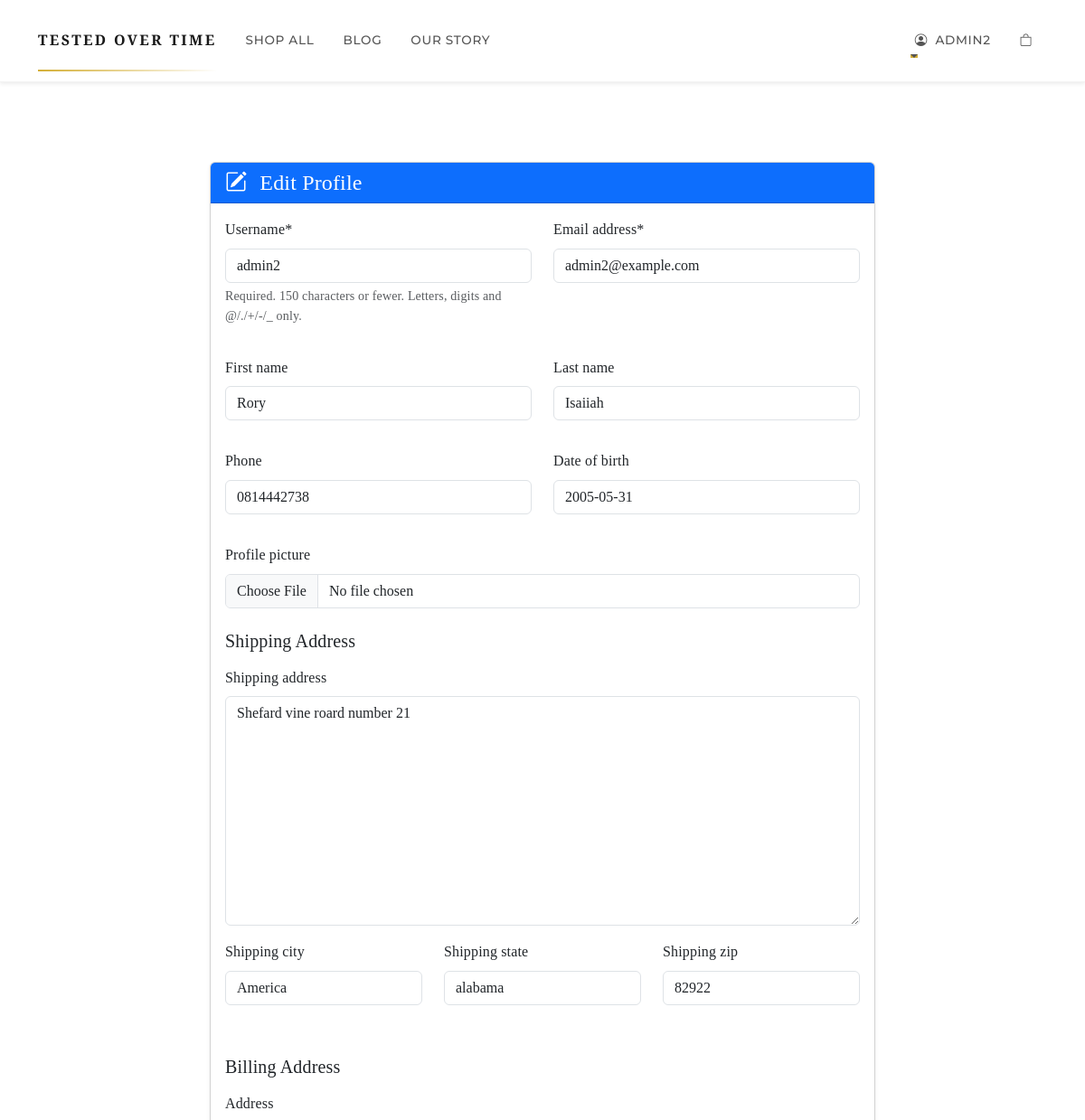
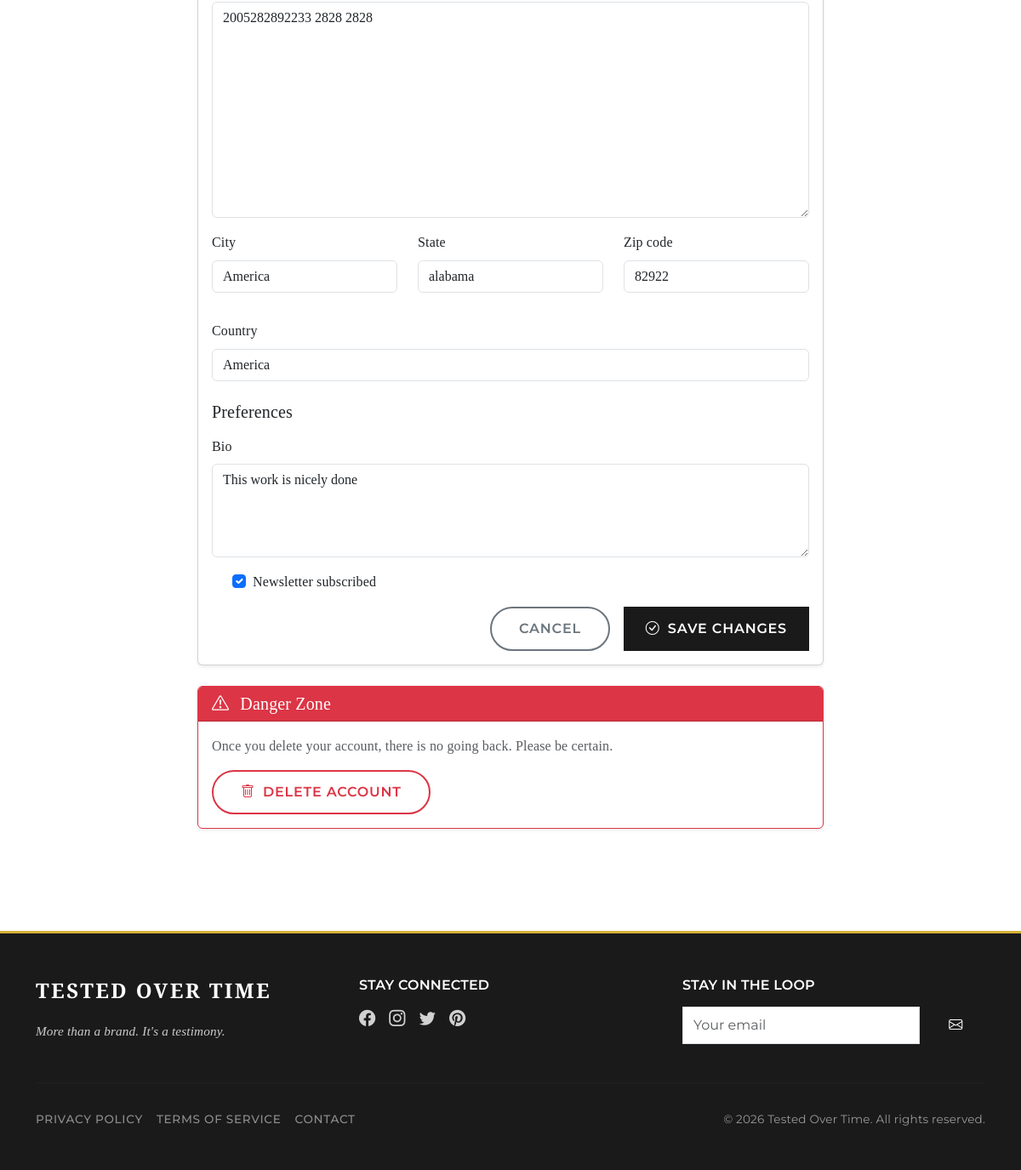
Page /accounts/profile/edit/ (signed in) on the committed database (2 pictures, top to bottom).
### accounts/models.py (models this page shows, shortened)
class CustomUser(AbstractUser):
    email = models.EmailField(_('email address'), unique=True)
    phone = models.CharField(max_length=20, blank=True)
    address = models.TextField(blank=True)
    city = models.CharField(max_length=100, blank=True)
    state = models.CharField(max_length=100, blank=True)
    zip_code = models.CharField(max_length=20, blank=True)
    country = models.CharField(max_length=100, blank=True)
    profile_picture = models.ImageField(upload_to='profile_pics/', blank=True)
    date_of_birth = models.DateField(null=True, blank=True)
    shipping_address = models.TextField(blank=True)
    shipping_city = models.CharField(max_length=100, blank=True)
    shipping_state = models.CharField(max_length=100, blank=True)
    shipping_zip = models.CharField(max_length=20, blank=True)
    newsletter_subscribed = models.BooleanField(default=True)
    created_at = models.DateTimeField(auto_now_add=True)
    updated_at = models.DateTimeField(auto_now=True)
    class Meta:
        verbose_name = 'User'
        verbose_name_plural = 'Users'

class UserProfile(models.Model):
    user = models.OneToOneField(CustomUser, on_delete=models.CASCADE, related_name='profile')
    bio = models.TextField(blank=True)
    preferences = models.JSONField(default=dict, blank=True)
    wishlist = models.ManyToManyField('shop.Product', blank=True, related_name='wishlisted_by')

### accounts/views.py (the view)
# urls.py: path('profile/edit/', views.profile_edit, name='profile_edit'),
@login_required
def profile_edit(request):
    if request.method == 'POST':
        user_form = CustomUserChangeForm(request.POST, instance=request.user)
        profile_form = UserProfileForm(request.POST, request.FILES, instance=request.user.profile)
        if user_form.is_valid() and profile_form.is_valid():
            user_form.save()
            profile_form.save()
            messages.success(request, "Profile updated successfully!")
            return redirect('accounts:profile')
    else:
        user_form = CustomUserChangeForm(instance=request.user)
        profile_form = UserProfileForm(instance=request.user.profile)
    return render(request, 'accounts/profile_edit.html', {
        'user_form': user_form,
        'profile_form': profile_form
    })

### accounts/forms.py
class CustomUserChangeForm(UserChangeForm):
    class Meta:
        model = CustomUser
        fields = ('username', 'email', 'first_name', 'last_name', 'phone',
                 'address', 'city', 'state', 'zip_code', 'country',
                 'profile_picture', 'date_of_birth', 'shipping_address',
                 'shipping_city', 'shipping_state', 'shipping_zip',
                 'newsletter_subscribed')

class UserProfileForm(forms.ModelForm):
    class Meta:
        model = UserProfile
        fields = ('bio', 'preferences')
        widgets = {
            'bio': forms.Textarea(attrs={'rows': 4}),
        }

### templates/accounts/profile_edit.html (shortened to what this page needs)
{% extends 'base.html' %}
{% load crispy_forms_tags %}
{% block content %}
<div class="container py-5">
    <div class="row">
        <div class="col-lg-8 mx-auto">
            <div class="card shadow-sm">
                <div class="card-header bg-primary text-white">
                    <h4 class="mb-0"><i class="bi bi-pencil-square me-2"></i> Edit Profile</h4>
                </div>
                <div class="card-body">
                    <form method="post" enctype="multipart/form-data" novalidate>
                        <div class="row">
                            <div class="col-md-6 mb-3">
                                {{ user_form.username|as_crispy_field }}
                            </div>
                            <div class="col-md-6 mb-3">
                                {{ user_form.email|as_crispy_field }}
                            </div>
                        </div>
                        <div class="row">
                            <div class="col-md-6 mb-3">
                                {{ user_form.first_name|as_crispy_field }}
                            </div>
                            <div class="col-md-6 mb-3">
                                {{ user_form.last_name|as_crispy_field }}
                            </div>
                        </div>
                        <div class="row">
                            <div class="col-md-6 mb-3">
                                {{ user_form.phone|as_crispy_field }}
                            </div>
                            <div class="col-md-6 mb-3">
                                {{ user_form.date_of_birth|as_crispy_field }}
                            </div>
                        </div>
                        <div class="mb-3">
                            {{ user_form.profile_picture|as_crispy_field }}
                        </div>
                        <h5 class="mt-4 mb-3">Shipping Address</h5>
                        <div class="mb-3">
                            {{ user_form.shipping_address|as_crispy_field }}
                        </div>
                        <div class="row">
                            <div class="col-md-4 mb-3">
                                {{ user_form.shipping_city|as_crispy_field }}
                            </div>
                            <div class="col-md-4 mb-3">
                                {{ user_form.shipping_state|as_crispy_field }}
                            </div>
                            <div class="col-md-4 mb-3">
                                {{ user_form.shipping_zip|as_crispy_field }}
                            </div>
                        </div>
                        <h5 class="mt-4 mb-3">Billing Address</h5>
                        <div class="mb-3">
                            {{ user_form.address|as_crispy_field }}
                        </div>
                        <div class="row">
                            <div class="col-md-4 mb-3">
                                {{ user_form.city|as_crispy_field }}
                            </div>
                            <div class="col-md-4 mb-3">
                                {{ user_form.state|as_crispy_field }}
                            </div>
                            <div class="col-md-4 mb-3">
                                {{ user_form.zip_code|as_crispy_field }}
                            </div>
                        </div>
                        <div class="mb-3">
                            {{ user_form.country|as_crispy_field }}
                        </div>
                        <h5 class="mt-4 mb-3">Preferences</h5>
                        <div class="mb-3">
                            {{ profile_form.bio|as_crispy_field }}
                        </div>
                        <div class="mb-3 form-check">
                            {{ user_form.newsletter_subscribed|as_crispy_field }}
                        </div>
                        <div class="d-grid gap-2 d-md-flex justify-content-md-end">
                            <a href="{% url 'accounts:profile' %}" class="btn btn-outline-secondary me-md-2">
                                Cancel
                            </a>
                            <button type="submit" class="btn btn-primary">
                                <i class="bi bi-check-circle me-1"></i> Save Changes
                            </button>
                        </div>
                    </form>
                </div>
            </div>
            <div class="card shadow-sm mt-4 border-danger">
                <div class="card-header bg-danger text-white">
                    <h5 class="mb-0"><i class="bi bi-exclamation-triangle me-2"></i> Danger Zone</h5>
                </div>
                <div class="card-body">
                    <p class="text-muted mb-3">Once you delete your account, there is no going back. Please be certain.</p>
                    <button type="button" class="btn btn-outline-danger" data-bs-toggle="modal" data-bs-target="#deleteAccountModal">
                        <i class="bi bi-trash me-1"></i> Delete Account
                    </button>
                </div>
            </div>
        </div>
    </div>
</div>
{% endblock %}

### templates/base.html (shortened to what this page needs)
{% load crispy_forms_tags %}
<!DOCTYPE html>
<html lang="en">
<head>
    <link href="https://cdn.jsdelivr.net/npm/bootstrap@5.3.0/dist/css/bootstrap.min.css" rel="stylesheet">
    <link rel="stylesheet" href="https://cdn.jsdelivr.net/npm/bootstrap-icons@1.10.0/font/bootstrap-icons.css">
<link rel="stylesheet" href="https://cdnjs.cloudflare.com/ajax/libs/font-awesome/6.4.0/css/all.min.css">
    {% load static %}
    <link rel="stylesheet" href="{% static 'css/style.css' %}">
</head>
<body>
    <nav class="navbar navbar-expand-lg navbar-light bg-white shadow-sm py-3">
        <div class="container">
            <a class="navbar-brand brand-logo fw-bold" href="{% url 'shop:home' %}">
                TESTED OVER TIME
            </a>
            <div class="collapse navbar-collapse" id="navbarNav">
                <ul class="navbar-nav me-auto">
                    <li class="nav-item">
                        <a class="nav-link mx-2" href="{% url 'shop:product_list' %}">Shop All</a>
                    </li>
                    <li class="nav-item">
                        <a class="nav-link mx-2" href="#">Blog</a>
                    </li>
                    <li class="nav-item">
                        <a class="nav-link mx-2" href="#">Our Story</a>
                    </li>
                </ul>
                <ul class="navbar-nav ms-auto align-items-center">
                    {% if user.is_authenticated %}
                    <li class="nav-item dropdown">
                        <a class="nav-link dropdown-toggle mx-2" href="#" role="button" data-bs-toggle="dropdown">
                            <i class="bi bi-person-circle me-1"></i> {{ user.username }}
                        </a>
                    </li>
                    {% endif %}
                    <li class="nav-item">
                        <a class="nav-link mx-2 position-relative" href="{% url 'shop:cart_detail' %}">
                            <i class="bi bi-bag"></i>
                        </a>
                    </li>
                </ul>
            </div>
        </div>
    </nav>
    <main class="py-4">
        {% block content %}{% endblock %}
    </main>
    <footer class="py-5 mt-5">
        <div class="container">
            <div class="row align-items-center">
                <div class="col-lg-4 mb-4 mb-lg-0">
                    <div class="footer-brand">TESTED OVER TIME</div>
                    <p class="footer-tagline">More than a brand. It's a testimony.</p>
                </div>
                <div class="col-lg-8">
                    <div class="row">
                        <div class="col-md-6 mb-4">
                            <h6 class="text-uppercase mb-3" style="font-family: var(--font-support); color: #fff; font-weight: 600;">Stay Connected</h6>
                            <div class="d-flex gap-3">
                                <a href="#" class="social-icon">
                                    <i class="bi bi-facebook"></i>
                                </a>
                                <a href="#" class="social-icon">
                                    <i class="bi bi-instagram"></i>
                                </a>
                                <a href="#" class="social-icon">
                                    <i class="bi bi-twitter"></i>
                                </a>
                                <a href="#" class="social-icon">
                                    <i class="bi bi-pinterest"></i>
                                </a>
                            </div>
                        </div>
                        <div class="col-md-6">
                            <h6 class="text-uppercase mb-3" style="font-family: var(--font-support); color: #fff; font-weight: 600;">Stay in the Loop</h6>
                            <form class="d-flex">
                                <input type="email" class="form-control rounded-0" placeholder="Your email" style="font-family: var(--font-support);">
                                <button class="btn btn-primary rounded-0 ms-2" type="submit">
                                    <i class="bi bi-envelope"></i>
                                </button>
                            </form>
                        </div>
                    </div>
                </div>
            </div>
            <hr class="footer-divider">
            <div class="row">
                <div class="col-md-6 mb-3 mb-md-0">
                    <ul class="nav" style="font-family: var(--font-support); font-size: 0.85rem;">
                        <li class="nav-item me-3">
                            <a class="nav-link p-0 text-white-50" href="#">Privacy Policy</a>
                        </li>
                        <li class="nav-item me-3">
                            <a class="nav-link p-0 text-white-50" href="#">Terms of Service</a>
                        </li>
                        <li class="nav-item">
                            <a class="nav-link p-0 text-white-50" href="#">Contact</a>
                        </li>
                    </ul>
                </div>
                <div class="col-md-6 text-md-end">
                    <p class="copyright mb-0">
                        &copy; {% now "Y" %} Tested Over Time. All rights reserved.
                    </p>
                </div>
            </div>
        </div>
    </footer>
</body>
</html>

### static/css/style.css (style rules this page uses)
:root { --font-heading: 'Montserrat', sans-serif; --font-body: 'Open Sans', sans-serif; --font-special: 'Playfair Display', serif; }
body { font-family: var(--font-body); font-weight: 400; line-height: 1.6; color: #333; letter-spacing: 0.01em; }
.brand-logo { font-family: var(--font-heading); font-weight: 900; font-size: 1.8rem; letter-spacing: 0.15em; text-transform: uppercase; color: #000; }
.btn { font-family: var(--font-heading); font-weight: 600; letter-spacing: 0.05em; text-transform: uppercase; border-radius: 50px; padding: 0.75rem 2rem; transition: all 0.3s ease; border-width: 2px; }
.footer-brand { font-family: var(--font-heading); font-weight: 900; font-size: 1.8rem; letter-spacing: 0.15em; text-transform: uppercase; }
.nav-link { font-family: var(--font-heading); font-weight: 500; letter-spacing: 0.03em; text-transform: uppercase; font-size: 0.9rem; }
.navbar-brand { padding-top: 1rem; padding-bottom: 1rem; }

### templates/base.html (style rules this page uses)
:root { --font-elegant: 'Cinzel', serif; --font-body: 'Playfair Display', serif; --font-support: 'Montserrat', sans-serif; --color-gold: #D4AF37; --color-dark: #1a1a1a; --color-light: #f8f9fa; }
body { font-family: var(--font-body); color: #333; background-color: #fff; }
.brand-logo { font-family: var(--font-elegant); font-weight: 700; font-size: 1rem; letter-spacing: 0.15em; color: var(--color-dark); text-decoration: none; position: relative; }
.brand-logo::after { content: ''; position: absolute; bottom: -5px; left: 0; width: 100%; height: 2px; background: linear-gradient(90deg, var(--color-gold) 0%, transparent 100%); }
.nav-link { font-family: var(--font-support); font-weight: 500; letter-spacing: 0.05em; text-transform: uppercase; font-size: 0.85rem; color: #555; transition: all 0.3s ease; position: relative; }
.nav-link::after { content: ''; position: absolute; bottom: 0; left: 0; width: 0; height: 2px; background-color: var(--color-gold); transition: width 0.3s ease; }
.footer-brand { font-family: var(--font-elegant); font-weight: 700; font-size: 1.5rem; letter-spacing: 0.1em; color: #fff; margin-bottom: 1rem; }
.footer-tagline { font-family: var(--font-body); font-style: italic; font-size: 0.95rem; color: #ccc; }
.footer-divider { border-color: rgba(255,255,255,0.1); margin: 2rem 0; }
.social-icon { font-size: 1.2rem; color: #fff; transition: all 0.3s ease; opacity: 0.8; }
.copyright { font-family: var(--font-support); font-size: 0.85rem; color: #999; }
.btn-primary { background-color: var(--color-dark); border-color: var(--color-dark); font-family: var(--font-support); font-weight: 600; letter-spacing: 0.05em; text-transform: uppercase; padding: 0.5rem 1.5rem; border-radius: 0; }
.navbar { border-bottom: 1px solid rgba(0,0,0,0.05); }
footer { background-color: var(--color-dark); border-top: 3px solid var(--color-gold); }

### rows in the picture
CustomUser: username "ADMIN2", username "admin2", email "admin2@example.com", first_name "Rory", last_name "Isaiiah", phone "0814442738", date_of_birth "2005-05-31", shipping_address "Shefard vine roard number 21", shipping_city "America", shipping_state "alabama", shipping_zip "82922", address "2005282892233 2828 2828", city "America", state "alabama", zip_code "82922", country "America", newsletter_subscribed "☑"
UserProfile: bio "This work is nicely done"
